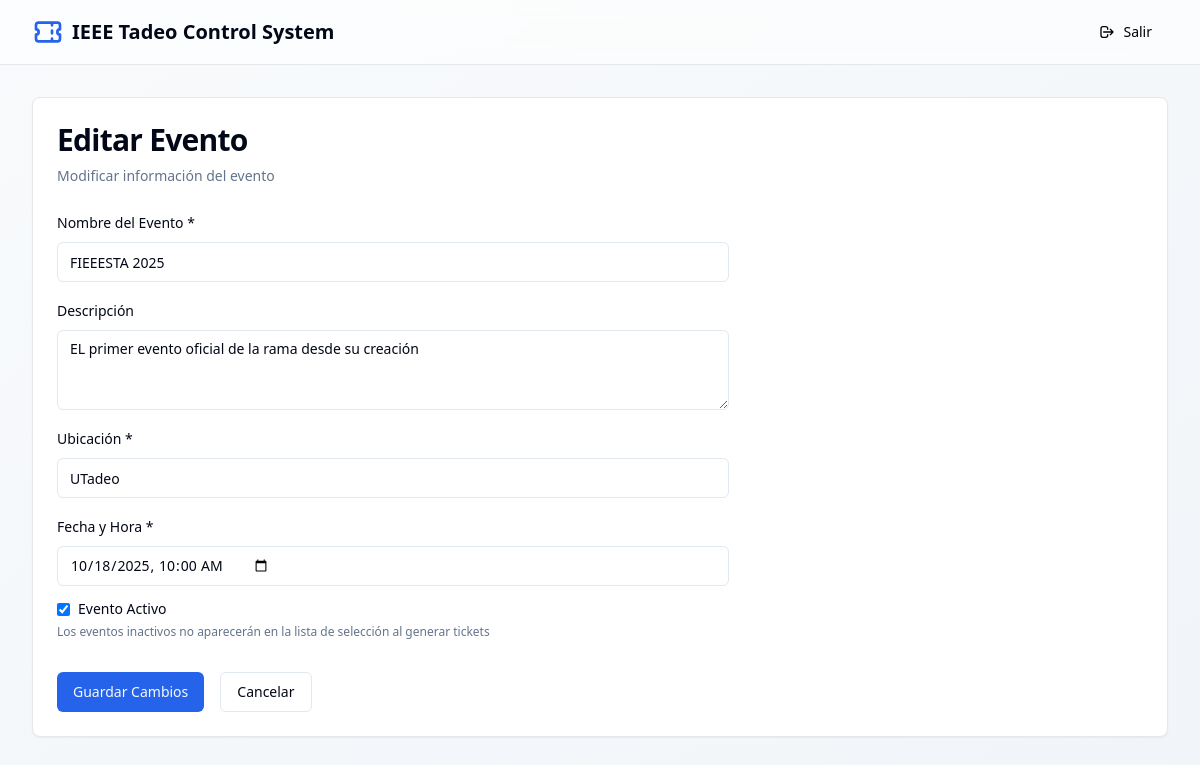
Page /admin/events/1/edit on the earlier database version.
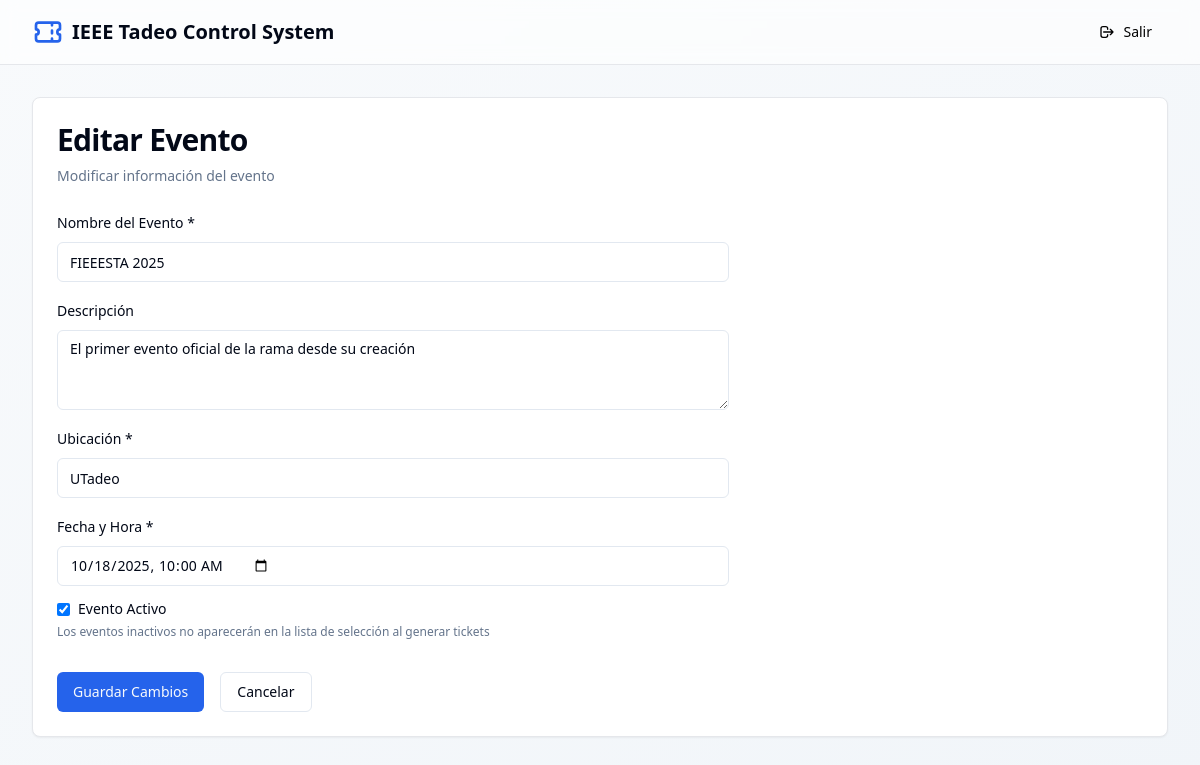
Same page on the later database version.
### models.py (models this page shows)
class Event(Base):
    __tablename__ = "events"
    id = Column(Integer, primary_key=True, index=True)
    name = Column(String, nullable=False)
    description = Column(Text, nullable=True)
    location = Column(String, nullable=False)
    event_date = Column(DateTime, nullable=False)
    created_at = Column(DateTime, default=datetime.utcnow)
    is_active = Column(Boolean, default=True)
    tickets = relationship("Ticket", back_populates="event")

### main.py (the view)
@app.get("/admin/events/{event_id}/edit", response_class=HTMLResponse)
async def admin_edit_event(
    request: Request,
    event_id: int,
    db: Session = Depends(get_db)
):
    event = db.query(models.Event).filter(models.Event.id == event_id).first()
    if not event:
        raise HTTPException(status_code=404, detail="Evento no encontrado")
    return templates.TemplateResponse("edit_event.html", {
        "request": request,
        "event": event
    })

### templates/edit_event.html (shortened to what the changed rows need)
{% extends "base.html" %}
{% block content %}
<div class="rounded-lg border bg-card text-card-foreground shadow-sm">
    <div class="p-6">
        <div class="mb-6">
            <h2 class="text-3xl font-bold tracking-tight">Editar Evento</h2>
        </div>
        <form id="editEventForm" class="space-y-4 max-w-2xl">
            <div class="space-y-2">
                <label for="name" class="text-sm font-medium leading-none peer-disabled:cursor-not-allowed peer-disabled:opacity-70">Nombre del Evento *</label>
                <input type="text" id="name" name="name" value="{{ event.name }}" required class="flex h-10 w-full rounded-md border border-input bg-background px-3 py-2 text-sm ring-offset-background file:border-0 file:bg-transparent file:text-sm file:font-medium placeholder:text-muted-foreground focus-visible:outline-none focus-visible:ring-2 focus-visible:ring-ring focus-visible:ring-offset-2 disabled:cursor-not-allowed disabled:opacity-50">
            </div>
            <div class="space-y-2">
                <label for="description" class="text-sm font-medium leading-none peer-disabled:cursor-not-allowed peer-disabled:opacity-70">Descripción</label>
                <textarea id="description" name="description" rows="3" class="flex min-h-[80px] w-full rounded-md border border-input bg-background px-3 py-2 text-sm ring-offset-background placeholder:text-muted-foreground focus-visible:outline-none focus-visible:ring-2 focus-visible:ring-ring focus-visible:ring-offset-2 disabled:cursor-not-allowed disabled:opacity-50">{{ event.description or '' }}</textarea>
            </div>
            <div class="space-y-2">
                <label for="location" class="text-sm font-medium leading-none peer-disabled:cursor-not-allowed peer-disabled:opacity-70">Ubicación *</label>
                <input type="text" id="location" name="location" value="{{ event.location }}" required class="flex h-10 w-full rounded-md border border-input bg-background px-3 py-2 text-sm ring-offset-background file:border-0 file:bg-transparent file:text-sm file:font-medium placeholder:text-muted-foreground focus-visible:outline-none focus-visible:ring-2 focus-visible:ring-ring focus-visible:ring-offset-2 disabled:cursor-not-allowed disabled:opacity-50">
            </div>
            <div class="space-y-2">
                <label for="event_date" class="text-sm font-medium leading-none peer-disabled:cursor-not-allowed peer-disabled:opacity-70">Fecha y Hora *</label>
                <input type="datetime-local" id="event_date" name="event_date" value="{{ event.event_date.strftime('%Y-%m-%dT%H:%M') }}" required class="flex h-10 w-full rounded-md border border-input bg-background px-3 py-2 text-sm ring-offset-background file:border-0 file:bg-transparent file:text-sm file:font-medium placeholder:text-muted-foreground focus-visible:outline-none focus-visible:ring-2 focus-visible:ring-ring focus-visible:ring-offset-2 disabled:cursor-not-allowed disabled:opacity-50">
            </div>
            <div class="space-y-2">
                <label class="flex items-center space-x-2 cursor-pointer">
                    <input type="checkbox" id="is_active" name="is_active" {% if event.is_active %}checked{% endif %} class="rounded border-gray-300 text-primary focus:ring-primary">
                    <span class="text-sm font-medium leading-none peer-disabled:cursor-not-allowed peer-disabled:opacity-70">Evento Activo</span>
                </label>
            </div>
        </form>
    </div>
</div>
{% endblock %}

Differences in the rows shown:
changed Event "UTadeo": description "EL primer evento oficial de la rama desde su creación" → "El primer evento oficial de la rama desde su creación"
